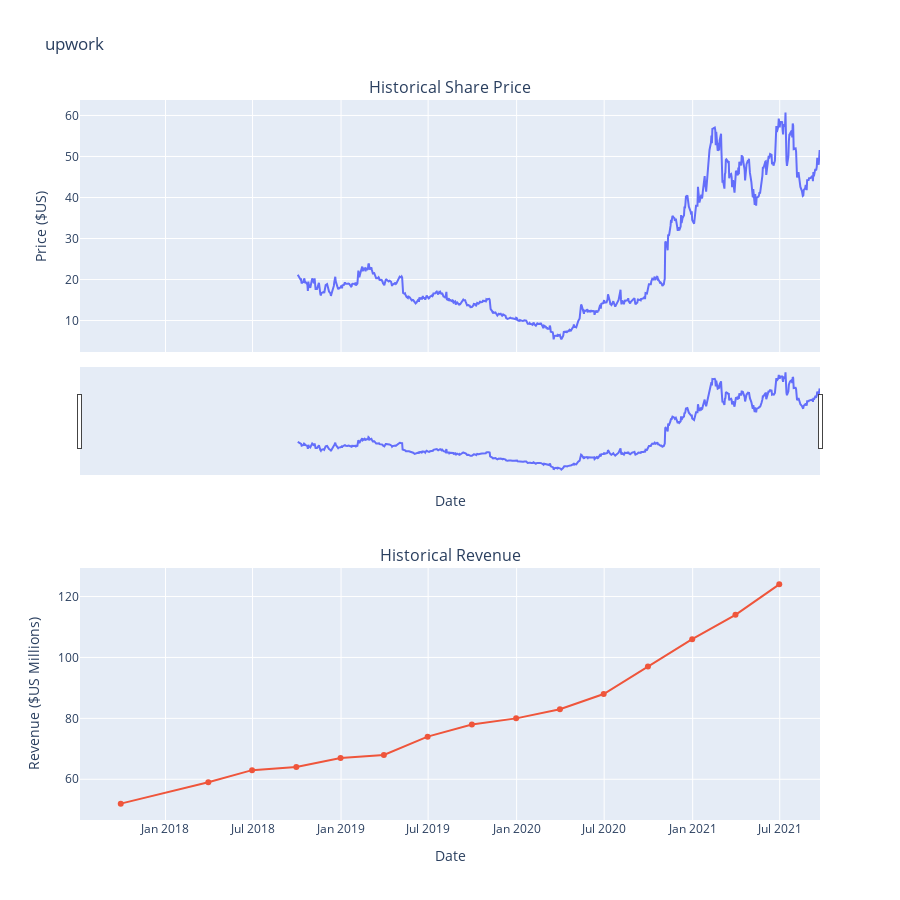

Write notebook code for a chart like this one.
### Markdown cell above
Using the `make_graph` function to graph the Stock Data of all the stocks data with the title as the name of the company

### Code cell
for i in range(n):
    make_graph(stock_data[0], stock_revenue[i], stockNames[i])

### Figure 1 — Plotly figure (JSON) as saved in the notebook; plotly's stock layout.template omitted (floating-point values rounded to 4 significant figures; data arrays with more than 128 entries replaced by an {"elided": "..."} marker saying what was removed)
{"data": [{"name": "Share Price", "type": "scatter", "x": {"elided": "748 str values"}, "xaxis": "x", "y": {"elided": "748 float values"}, "yaxis": "y"}, {"name": "Revenue", "type": "scatter", "x": ["2021-06-30T00:00:00", "2021-03-31T00:00:00", "2020-12-31T00:00:00", "2020-09-30T00:00:00", "2020-06-30T00:00:00", "2020-03-31T00:00:00", "2019-12-31T00:00:00", "2019-09-30T00:00:00", "2019-06-30T00:00:00", "2019-03-31T00:00:00", "2018-12-31T00:00:00", "2018-09-30T00:00:00", "2018-06-30T00:00:00", "2018-03-31T00:00:00", "2017-09-30T00:00:00"], "xaxis": "x2", "y": [124, 114, 106, 97, 88, 83, 80, 78, 74, 68, 67, 64, 63, 59, 52], "yaxis": "y2"}], "layout": {"annotations": [{"font": {"size": 16}, "showarrow": false, "text": "Historical Share Price", "x": 0.5, "xanchor": "center", "xref": "paper", "y": 1.0, "yanchor": "bottom", "yref": "paper"}, {"font": {"size": 16}, "showarrow": false, "text": "Historical Revenue", "x": 0.5, "xanchor": "center", "xref": "paper", "y": 0.35, "yanchor": "bottom", "yref": "paper"}], "height": 900, "showlegend": false, "title": {"text": "upwork"}, "xaxis": {"anchor": "y", "domain": [0, 1], "matches": "x2", "rangeslider": {"visible": true}, "showticklabels": false, "title": {"text": "Date"}}, "xaxis2": {"anchor": "y2", "domain": [0, 1], "title": {"text": "Date"}}, "yaxis": {"anchor": "x", "domain": [0.65, 1.0], "title": {"text": "Price ($US)"}}, "yaxis2": {"anchor": "x2", "domain": [0, 0.35], "title": {"text": "Revenue ($US Millions)"}}}}
